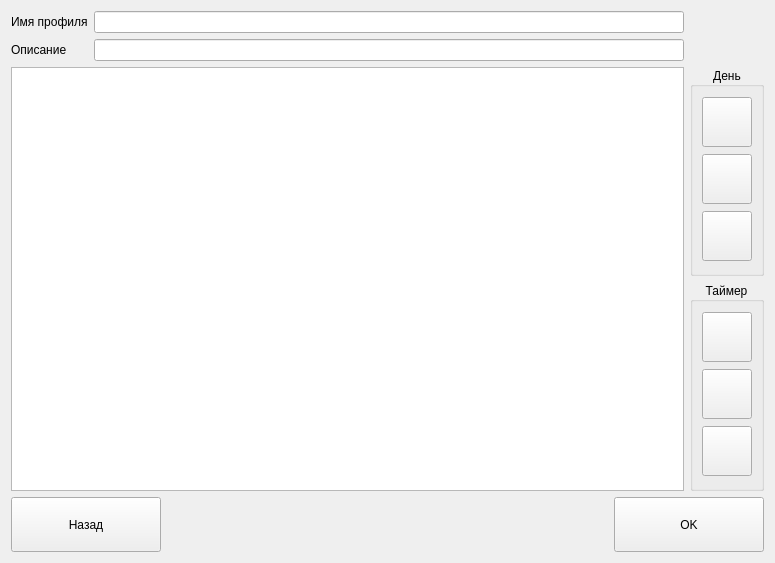
<?xml version="1.0" encoding="UTF-8"?>
<ui version="4.0">
 <class>LightProfileEditorFrame</class>
 <widget class="QWidget" name="LightProfileEditorFrame">
  <property name="geometry">
   <rect>
    <x>0</x>
    <y>0</y>
    <width>775</width>
    <height>563</height>
   </rect>
  </property>
  <property name="windowTitle">
   <string>Form</string>
  </property>
  <layout class="QGridLayout" name="gridLayout">
   <item row="1" column="0">
    <widget class="QLabel" name="label_2">
     <property name="text">
      <string>Описание</string>
     </property>
    </widget>
   </item>
   <item row="0" column="0">
    <widget class="QLabel" name="label">
     <property name="text">
      <string>Имя профиля</string>
     </property>
    </widget>
   </item>
   <item row="2" column="0" colspan="2">
    <widget class="QTableView" name="tableView"/>
   </item>
   <item row="1" column="1">
    <widget class="QLineEdit" name="txtDescription"/>
   </item>
   <item row="0" column="1">
    <widget class="QLineEdit" name="txtProfileName"/>
   </item>
   <item row="2" column="2">
    <layout class="QVBoxLayout" name="verticalLayout">
     <item>
      <widget class="QGroupBox" name="groupBox">
       <property name="sizePolicy">
        <sizepolicy hsizetype="Minimum" vsizetype="Preferred">
         <horstretch>0</horstretch>
         <verstretch>0</verstretch>
        </sizepolicy>
       </property>
       <property name="title">
        <string>День</string>
       </property>
       <property name="alignment">
        <set>Qt::AlignCenter</set>
       </property>
       <layout class="QVBoxLayout" name="verticalLayout_2">
        <item>
         <widget class="QPushButton" name="btnAddDay">
          <property name="minimumSize">
           <size>
            <width>50</width>
            <height>50</height>
           </size>
          </property>
          <property name="maximumSize">
           <size>
            <width>50</width>
            <height>50</height>
           </size>
          </property>
          <property name="text">
           <string/>
          </property>
          <property name="icon">
           <iconset resource="../../Resources.qrc">
            <normaloff>:/Images/add2.png</normaloff>:/Images/add2.png</iconset>
          </property>
          <property name="iconSize">
           <size>
            <width>42</width>
            <height>42</height>
           </size>
          </property>
         </widget>
        </item>
        <item>
         <widget class="QPushButton" name="btnEditDay">
          <property name="minimumSize">
           <size>
            <width>50</width>
            <height>50</height>
           </size>
          </property>
          <property name="maximumSize">
           <size>
            <width>50</width>
            <height>50</height>
           </size>
          </property>
          <property name="text">
           <string/>
          </property>
          <property name="icon">
           <iconset resource="../../Resources.qrc">
            <normaloff>:/Images/icons8-edit-64.png</normaloff>:/Images/icons8-edit-64.png</iconset>
          </property>
          <property name="iconSize">
           <size>
            <width>42</width>
            <height>42</height>
           </size>
          </property>
         </widget>
        </item>
        <item>
         <widget class="QPushButton" name="btnRemoveDay">
          <property name="minimumSize">
           <size>
            <width>50</width>
            <height>50</height>
           </size>
          </property>
          <property name="maximumSize">
           <size>
            <width>50</width>
            <height>50</height>
           </size>
          </property>
          <property name="text">
           <string/>
          </property>
          <property name="icon">
           <iconset resource="../../Resources.qrc">
            <normaloff>:/Images/icons8-remove-64.png</normaloff>:/Images/icons8-remove-64.png</iconset>
          </property>
          <property name="iconSize">
           <size>
            <width>42</width>
            <height>42</height>
           </size>
          </property>
         </widget>
        </item>
       </layout>
      </widget>
     </item>
     <item>
      <widget class="QGroupBox" name="groupBox_2">
       <property name="sizePolicy">
        <sizepolicy hsizetype="Ignored" vsizetype="Preferred">
         <horstretch>0</horstretch>
         <verstretch>0</verstretch>
        </sizepolicy>
       </property>
       <property name="title">
        <string>Таймер</string>
       </property>
       <property name="alignment">
        <set>Qt::AlignCenter</set>
       </property>
       <layout class="QVBoxLayout" name="verticalLayout_3">
        <item>
         <widget class="QPushButton" name="btnAddTimer">
          <property name="minimumSize">
           <size>
            <width>50</width>
            <height>50</height>
           </size>
          </property>
          <property name="maximumSize">
           <size>
            <width>50</width>
            <height>50</height>
           </size>
          </property>
          <property name="text">
           <string/>
          </property>
          <property name="icon">
           <iconset resource="../../Resources.qrc">
            <normaloff>:/Images/add2.png</normaloff>:/Images/add2.png</iconset>
          </property>
          <property name="iconSize">
           <size>
            <width>42</width>
            <height>42</height>
           </size>
          </property>
         </widget>
        </item>
        <item>
         <widget class="QPushButton" name="pushButton_5">
          <property name="minimumSize">
           <size>
            <width>50</width>
            <height>50</height>
           </size>
          </property>
          <property name="maximumSize">
           <size>
            <width>50</width>
            <height>50</height>
           </size>
          </property>
          <property name="text">
           <string/>
          </property>
          <property name="icon">
           <iconset resource="../../Resources.qrc">
            <normaloff>:/Images/icons8-edit-64.png</normaloff>:/Images/icons8-edit-64.png</iconset>
          </property>
          <property name="iconSize">
           <size>
            <width>42</width>
            <height>42</height>
           </size>
          </property>
         </widget>
        </item>
        <item>
         <widget class="QPushButton" name="btnRemoveTimer">
          <property name="minimumSize">
           <size>
            <width>50</width>
            <height>50</height>
           </size>
          </property>
          <property name="maximumSize">
           <size>
            <width>50</width>
            <height>50</height>
           </size>
          </property>
          <property name="text">
           <string/>
          </property>
          <property name="icon">
           <iconset resource="../../Resources.qrc">
            <normaloff>:/Images/icons8-remove-64.png</normaloff>:/Images/icons8-remove-64.png</iconset>
          </property>
          <property name="iconSize">
           <size>
            <width>42</width>
            <height>42</height>
           </size>
          </property>
         </widget>
        </item>
       </layout>
      </widget>
     </item>
    </layout>
   </item>
   <item row="3" column="0" colspan="3">
    <layout class="QHBoxLayout" name="horizontalLayout">
     <item>
      <widget class="QPushButton" name="btnReturn">
       <property name="minimumSize">
        <size>
         <width>150</width>
         <height>55</height>
        </size>
       </property>
       <property name="maximumSize">
        <size>
         <width>150</width>
         <height>55</height>
        </size>
       </property>
       <property name="text">
        <string>Назад</string>
       </property>
       <property name="icon">
        <iconset resource="../../Resources.qrc">
         <normaloff>:/Images/return.png</normaloff>:/Images/return.png</iconset>
       </property>
       <property name="iconSize">
        <size>
         <width>42</width>
         <height>42</height>
        </size>
       </property>
      </widget>
     </item>
     <item>
      <spacer name="horizontalSpacer_3">
       <property name="orientation">
        <enum>Qt::Horizontal</enum>
       </property>
       <property name="sizeHint" stdset="0">
        <size>
         <width>40</width>
         <height>20</height>
        </size>
       </property>
      </spacer>
     </item>
     <item>
      <widget class="QPushButton" name="btnAccept">
       <property name="minimumSize">
        <size>
         <width>150</width>
         <height>55</height>
        </size>
       </property>
       <property name="maximumSize">
        <size>
         <width>16777215</width>
         <height>55</height>
        </size>
       </property>
       <property name="text">
        <string>OK</string>
       </property>
       <property name="icon">
        <iconset resource="../../Resources.qrc">
         <normaloff>:/Images/ok.png</normaloff>:/Images/ok.png</iconset>
       </property>
       <property name="iconSize">
        <size>
         <width>42</width>
         <height>42</height>
        </size>
       </property>
      </widget>
     </item>
    </layout>
   </item>
  </layout>
 </widget>
 <resources>
  <include location="../../Resources.qrc"/>
 </resources>
 <connections/>
</ui>
